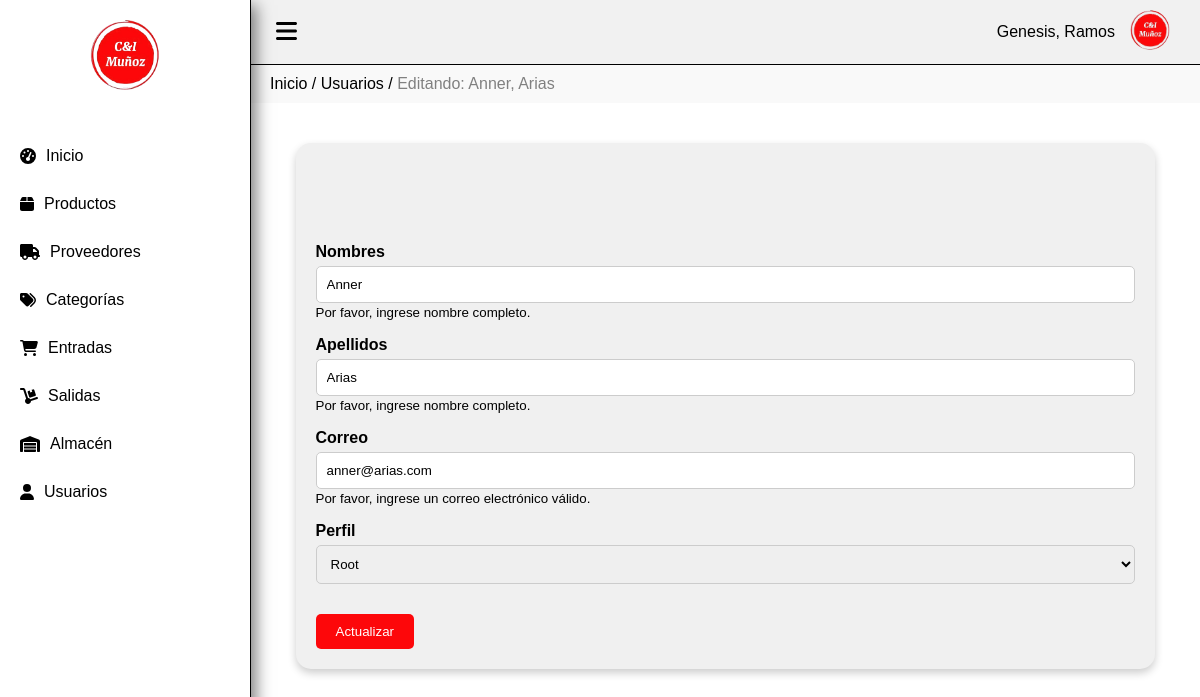
/usuario/Crud/1 (signed in), run on the app's committed database.
### tables this page shows
CREATE TABLE `usuarios` (
  `id` int(20) NOT NULL,
  `nombres` varchar(200) NOT NULL,
  `apellidos` varchar(200) NOT NULL,
  `clave` text NOT NULL,
  `correo` varchar(200) NOT NULL,
  `rol` varchar(100) NOT NULL,
  `avatar` varchar(100) NOT NULL,
  `estado` varchar(100) NOT NULL
);

### Controller/usuario.controller.php (called while the page is built, shortened)
<?php
require_once 'model/usuario.php';
class UsuarioController{
    private $model;
    public function __CONSTRUCT(){
        $this->model = new usuario();
    }
    public function Crud($id){
        $prod = new usuario();
        if(isset($id)){
            $prod = $this->model->Obtener($id);
        }
        require_once 'view/header.php';
        require_once 'view/usuario/usuario-editar.php';
        require_once 'view/footer.php';
    }
}

### index.php (called while the page is built, shortened)
<?php
require_once 'model/database.php';
$controladorPorDefecto = 'dashboard';
$url = isset($_GET['url']) ? $_GET['url'] : $controladorPorDefecto;
$url = rtrim($url, '/');
$url = explode('/', $url);
$accion = isset($url[1]) ? $url[1] : 'Index';
$rif = isset($url[2]) ? $url[2] : null;
$instanciaControlador = new $nombreClaseControlador;
call_user_func(array($instanciaControlador, $accion), $rif);
?>

### Model/database.php (called while the page is built)
<?php
class Database
{
    public static function Conectar()
    {
        $pdo = new PDO('mysql:host=localhost;dbname=mvc_php;charset=utf8', 'root', '');
        $pdo->setAttribute(PDO::ATTR_ERRMODE, PDO::ERRMODE_EXCEPTION);
        return $pdo;
    }
}

### Model/usuario.php (called while the page is built, shortened)
<?php
class usuario
{
	private $pdo;
	public function __CONSTRUCT()
	{
		try
		{
			$this->pdo = Database::Conectar();
		}
		catch(Exception $e)
		{
			die($e->getMessage());
		}
	}
	public function Obtener($id)
	{
		try
		{
			$stm = $this->pdo->prepare("SELECT * FROM usuarios WHERE id = ?");
			$stm->execute(array($id));
			return $stm->fetch(PDO::FETCH_OBJ);
		} catch (Exception $e)
		{
			die($e->getMessage());
		}
	}
}

### View/usuario/usuario-editar.php (the view, shortened to what this page needs)
<div class="miga-de-pan">
    <a href="http://localhost/Sistemainventario/dashboard">Inicio</a> / <a href="http://localhost/Sistemainventario/usuario">Usuarios</a> / <span>Editando: <?php echo $prod->nombres; ?>, <?php echo $prod->apellidos; ?></span>
</div>
<div class="contenido">
    <div class="contenedor-3d">
        <div class="division">
        <form id="frm-usuario" action="Sistemainventario/usuario/Editar" method="post" enctype="multipart/form-data">
            <div class="form-row">
                    <div class="form-group">
                        <label class="form_label">Nombres</label>
                        <input type="text" name="nombres" class="form_input" value="<?php echo $prod->nombres; ?>" placeholder="Nombre completo" data-validacion-tipo="requerido" />
                        <small class="form-text text-muted">Por favor, ingrese nombre completo.</small>
                    </div>
                    <div class="form-group">
                        <label class="form_label">Apellidos</label>
                        <input type="text" name="apellidos" class="form_input" value="<?php echo $prod->apellidos; ?>" placeholder="Apellidos completo" data-validacion-tipo="requerido" />
                        <small class="form-text text-muted">Por favor, ingrese nombre completo.</small>
                    </div>
                </div>
                <div class="form-row">
                    <div class="form-group">
                        <label class="form_label">Correo</label>
                        <input type="text" name="correo" class="form_input" value="<?php echo $prod->correo; ?>" placeholder="Correo" data-validacion-tipo="requerido" />
                        <small class="form-text text-muted">Por favor, ingrese un correo electrónico válido.</small>
                    </div>
                    <div class="form-group">
                        <label class="form_label">Perfil</label>
                        <select name="rol" class="form_input">
                            <option value="<?php echo $prod->rol; ?>"><?php echo $prod->rol; ?></option>
                        </select>
                    </div>
                </div>
            <div class="text-right" style="margin-top: 30px;">
                <button class="btn btn-success">Actualizar</button>
            </div>
        </form>
    </div>
</div>

### assets/css/estilos.css (style rules this page uses)
body { display: flex; margin: 0; font-family: Arial, sans-serif; background-color: white; }
.miga-de-pan { padding: 10px 20px; background-color: #f9f9f9; }
.miga-de-pan a { color: black; text-decoration: none; }
.miga-de-pan span { color: grey; }
.contenido { padding: 20px; }
.contenedor-3d { width: 90%; margin: 20px auto; padding: 20px; background-color: #f0f0f0; border-radius: 15px; box-shadow: 0 4px 8px rgba(0, 0, 0, 0.2); position: relative; }
.division { margin-top: 60px; padding-top: 20px; }
.form-group { margin-bottom: 15px; }
.form_label { display: block; margin-bottom: 5px; font-weight: bold; }
.form_input { width: 100%; padding: 10px; border: 1px solid #ccc; border-radius: 5px; box-sizing: border-box; }
.btn-success { background-color: #fd070a; color: white; padding: 10px 20px; border: none; border-radius: 5px; cursor: pointer; }

### data on the page
usuarios: nombres "Anner", apellidos "Arias", correo "anner@arias.com", rol "Root"

### other printed values
$_SESSION['user_nombre'] "Genesis, Ramos"
